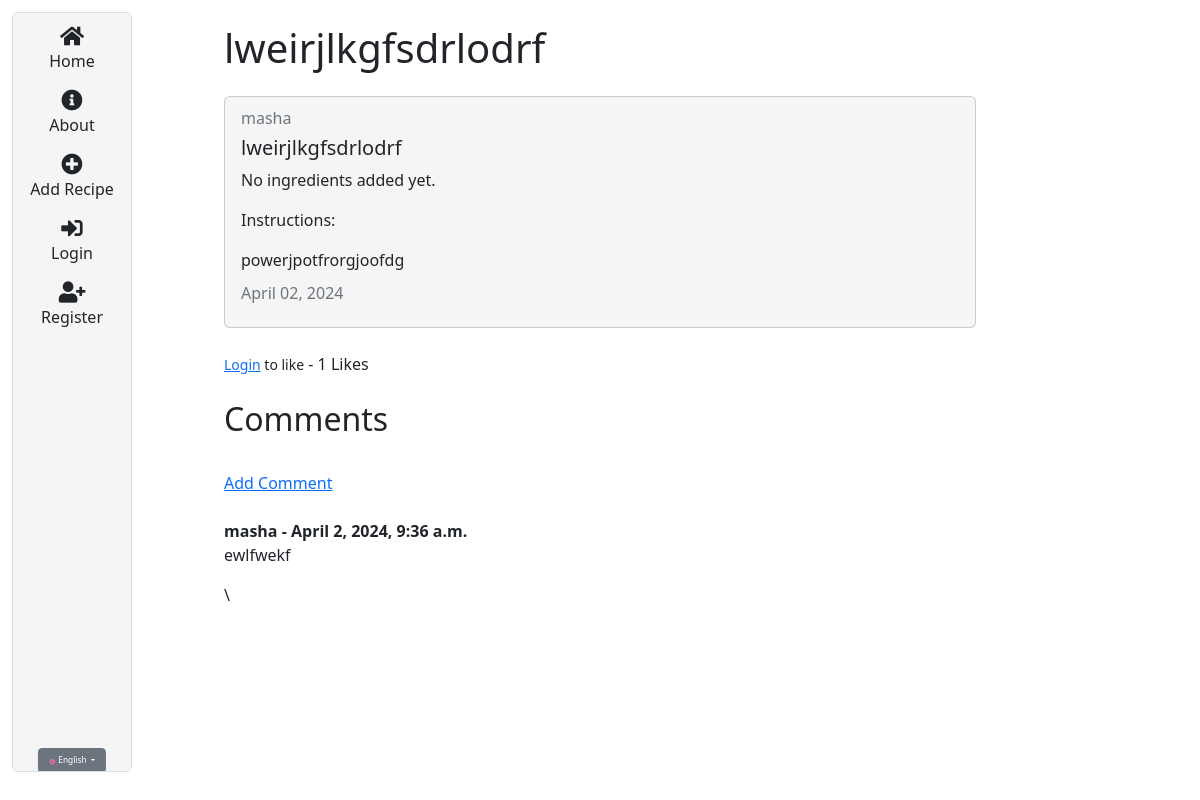
/en/recipe/14, run on an earlier commit of the app's database.
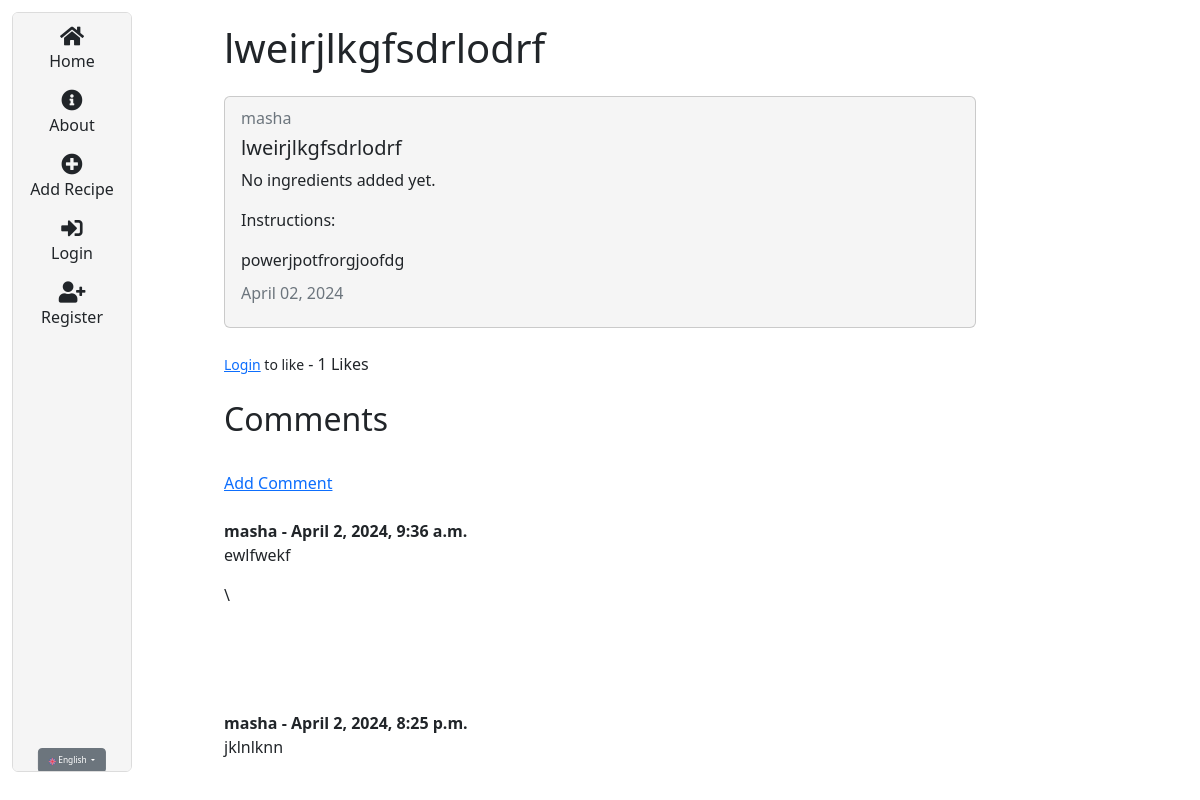
And on a later commit of the database.
### recipes/models.py (models this page shows, shortened)
class Comment(models.Model):
  post = models.ForeignKey(Recipe, related_name="comments", on_delete=models.CASCADE)
  name = models.CharField(max_length=255)
  body = RichTextField(blank=True, null=True)
  date_added = models.DateTimeField(auto_now_add=True)

### recipes/views.py (the view)
# urls.py: path('recipe/<int:pk>', views.RecipeDetailView.as_view(), name="recipes-detail"),
class RecipeDetailView(DetailView):
  model = models.Recipe
  template_name = 'recipes/recipe_detail.html'
  def get_context_data(self, *args, **kwargs):
    context = super(RecipeDetailView, self).get_context_data(*args, **kwargs)
    stuff = get_object_or_404(models.Recipe, id=self.kwargs['pk'])
    total_likes = stuff.total_likes()
    liked = False
    if stuff.likes.filter(id=self.request.user.id).exists():
        liked = True
    context["total_likes"] = total_likes
    context["liked"] = liked
    return context

### recipes/models.py (called while the page is built)
  def total_likes(self):
    return self.likes.count()

### recipes/templates/recipes/recipe_detail.html (shortened to what this page needs)
{% extends "recipes/box.html" %}
{% load i18n %}
{% block content %}
<div class="container">
  <h1>{{ object.title }}</h1>
  <div class="card my-4">
    <div class="card-body">
      <h6 class="card-subtitle mb-2 text-muted">{{ object.author }}</h6>
      <h5 class="card-title">{{ object.title }}</h5>
      {% if object.ingredients.all|length %}
        <h6>{% trans "Ingredients:" %}</h6>
        <ul>
          {% for ingredient in object.ingredients.all %}
          <li>{{ ingredient.name }}</li>
          {% endfor %}
        </ul>
      {% else %}
        <p>{% trans "No ingredients added yet." %}</p>
      {% endif %}
      <p class="card-text">{% trans "Instructions:" %} {{ object.description|safe }}</p>
      <h6 class="card-subtitle mb-2 text-muted">
        {{ object.updated_at|date:"F d, Y" }}
      </h6>
    </div>
  </div>
  <form action="{% url 'like_post' object.pk %}"method = "POST">
  {% if user.is_authenticated %}
    {% if liked %}
      <button type="submit", name="object_id", value="{{ object.id }}", class="btn btn-danger btn-sm">{% trans "Unlike" %}</button>
    {% else %}
      <button type="submit", name="object_id", value="{{ object.id }}", class="btn btn-primary btn-sm">{% trans "Like" %}</button>
    {% endif %}
  {% else %}
    <small><a href="{% url 'login' %}">{% trans "Login" %}</a> {% trans "to like" %}</small>
  {% endif %}
    - {{ total_likes }} {% trans "Likes" %}
  </form>
<br>
<h2>{% trans "Comments" %}</h2>
<br/>
{% if not object.comments.all %}
  {% trans "No Comments Yet..." %}<a href="{% url 'add_comment' object.pk %}">{% trans "Add one" %}</a>
{% else %}
<a href="{% url 'add_comment' object.pk %}">{% trans "Add Comment" %}</a>
<br/><br/>
  {% for comment in object.comments.all %}
    <strong>
      {{ comment.name }} -
      {{ comment.date_added }}
    </strong>
    <br/>
    {{ comment.body | safe }}
    <br/><br/>
  {% endfor %}
{% endif %}
<br/>
</div>
{% endblock content %}

What changed in the data, as far as the page shows it:
added Comment: name "masha", date_added "April 2, 2024, 8:25 p.m.", body "jklnlknn"
